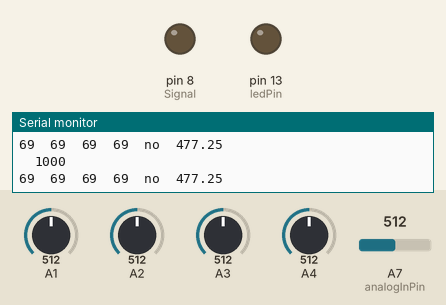
Recording of a sketch running on a simulated Arduino Nano, built with avr-gcc and run on an emulated ATmega328P. Parts: output pins drawn as LEDs (lit = HIGH), the last lines printed to the serial monitor. The inputs (shaded band) are chosen by the test bench; at power-on: A7 (analogInPin) = 512, A1 = 512, A2 = 512, A3 = 512, A4 = 512.

Above: at 1.2 s.
1.3 s: A7 (analogInPin) set to 623
2.8 s: A7 (analogInPin) set to 644
At 4.0 s:
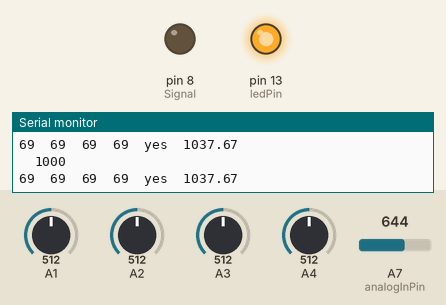
4.3 s: A7 (analogInPin) set to 306
At 5.1 s:
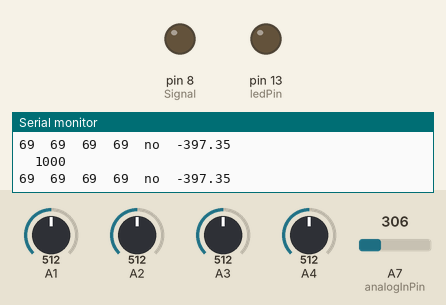
5.8 s: A7 (analogInPin) set to 716
At 6.5 s:
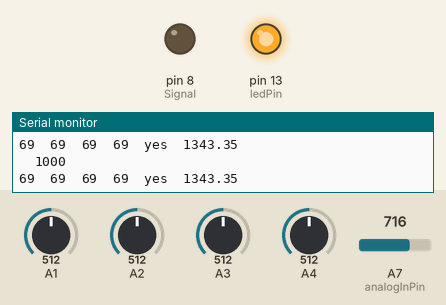
Timing chart, 0 to 8.3 s (numbered marks = the images above; inputs shaded):
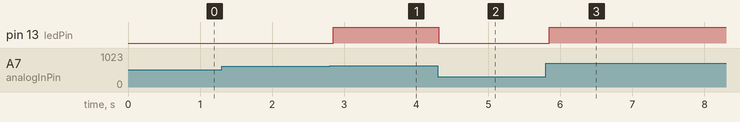

The sketch:

laptopsensorFourpins.ino
```cpp
  float sensor1;
  float sensor2;
  float sensor3;
  float sensor4;// select the input pin for the potentiometer
  int ledPin = 13;      // select the pin for the LED// Pin 13: Arduino has an LED connected on pin 13// Pin 11: Teensy 2.0 has the LED on pin 11// Pin  6: Teensy++ 2.0 has the LED on pin 6// Pin 13: Teensy 3.0 has the LED on pin 13
  double total1, total11 = 0.0;
  double total2, total22 = 0;
  double total3, total33 = 0;
  double total4, total44 = 0;
  int i = 0;  // variable to store the value coming from the sensor
  float thold1, thold2, feedback = 0;
  int avg = 20;


  const int analogInPin = A7;
  const int Signal = 8;
  const int threshold = 1000;

  // Number of samples to average the reading over. //Change this to make the reading smoother... but beware of buffer overflows!
  const int avgSamples = 10;

  int sensorValue = 0;

  float sensitivity = .87; //100mA per 500mV = 0.2
  float Vref = 1950; // Output voltage with no current: ~ 2500mV or 2.5V


  void setup() {
    // declare the ledPin as an OUTPUT:
    Serial.begin(9600);
    pinMode(ledPin, OUTPUT);
    pinMode(Signal, OUTPUT);

  }

  void loop() {


    sensorValue = sensorValue / avgSamples;

    // The on-board ADC is 10-bits -> 2^10 = 1024 -> 5V / 1024 ~= 4.88mV // The voltage is in millivolts
   // float voltage = 4.88 * sensorValue;

    // This will calculate the actual current (in mA)
    // Using the Vref and sensitivity settings you configure
    // Reading the inouts from arduino board.
    sensor1 = analogRead(A1);
    sensor2 = analogRead(A2);
    sensor3 = analogRead(A3);
    sensor4 = analogRead(A4);
    sensorValue = analogRead(analogInPin);

    // converting the positional value from (0, 1023) to (0,5)V
    sensor1 = (sensor1 * 5) / 1024;
    sensor2 = (sensor2 * 5) / 1024;
    sensor3 = (sensor3 * 5) / 1024;
    sensor4 = (sensor4 * 5) / 1024;

    feedback = sensorValue + feedback;

    total1 = total1 + sensor1;
    total2 = total2 + sensor2;
    total3 = total3 + sensor3;
    total4 = total4 + sensor4;

    //avg=20, i=0 initially
    // doing calculations on average data ( after taking 20 values)
    if (i == avg) {
      feedback = feedback / avg;

      // taking average volatge from each sensor
      total1 = total1 / avg;
      total2 = total2 / avg;
      total3 = total3 / avg;
      total4 = total4 / avg;

      // Scaling up
      total11 = (total1 * total1 * 10);
      total22 = (total2 * total2 * 10);
      total33 = (total3 * total3 * 10);
      total44 = (total4 * total4 * 10);

      // The on-board ADC is 10-bits -> 2^10 = 1024 -> 5V / 1024 ~= 4.88mV // The voltage is in millivolts
      feedback = 4.88 * feedback;

      float current = (feedback - Vref) * sensitivity;
      Serial.print(int(total11));
      Serial.print("  ");
      Serial.print(int(total22));
      Serial.print("  ");
      Serial.print(int(total33));
      Serial.print("  ");
      Serial.print(int(total44));
      Serial.print("  ");

      if (current >= threshold) {
        Serial.print("yes");
        Serial.print("  ");
        Serial.println(current);
        digitalWrite(ledPin, HIGH);
      } else {
        Serial.print("no");
        Serial.print("  ");
        Serial.println(current);

        digitalWrite(ledPin, LOW);
      }
      Serial.print("  ");
      Serial.println(threshold);

      total1, total2, total3, total4, i = 0;
      feedback = 0;
    }
    i++;

    delay (1);

  }
```

Measured:
- the behaviour switches between 635 and 636 on A7 (analogInPin) (found by bisection; images 0 and 1)
- after the input at 2.8 s, pin 13 (ledPin): LOW → HIGH after 0.05 s
- after the input at 4.3 s, pin 13 (ledPin): HIGH → LOW at once
- after the input at 5.8 s, pin 13 (ledPin): LOW → HIGH after 0.05 s
